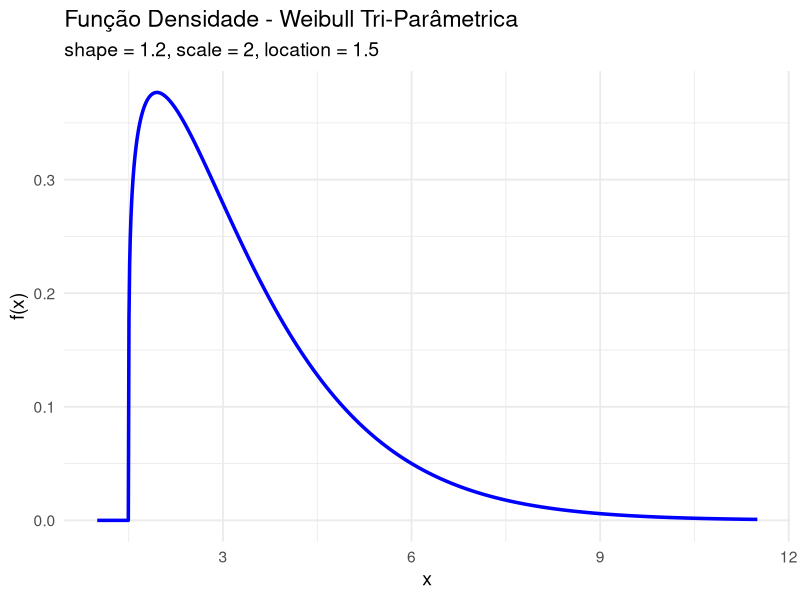

Source code (R):
# Instalar se necessário
if (!requireNamespace("ggplot2", quietly = TRUE)) {
  install.packages("ggplot2")
}
library(ggplot2)

# --- Função densidade da Weibull 3-parâmetros ---
dweibull3 <- function(x, shape, scale, location = 0) {
  x_adj <- x - location
  ifelse(
    x_adj > 0,
    (shape / scale) * (x_adj / scale)^(shape - 1) * exp(-(x_adj / scale)^shape),
    0
  )
}

# --- Parâmetros ---
alpha <- 1.2 # shape
beta <- 2.0 # scale
gamma <- 1.5 # location

# --- Grade de x ---
x <- seq(gamma - 0.5, gamma + 10, length.out = 1000)
dens <- dweibull3(x, shape = alpha, scale = beta, location = gamma)
df <- data.frame(x, dens)

# --- Gráfico ---
ggplot(df, aes(x, y = dens)) +
  geom_line(size = 1.2, color = "blue") +
  labs(
    title = "Função Densidade - Weibull Tri-Parâmetrica",
    subtitle = paste0(
      "shape = ",
      alpha,
      ", scale = ",
      beta,
      ", location = ",
      gamma
    ),
    x = "x",
    y = "f(x)"
  ) +
  theme_minimal(base_size = 14)
